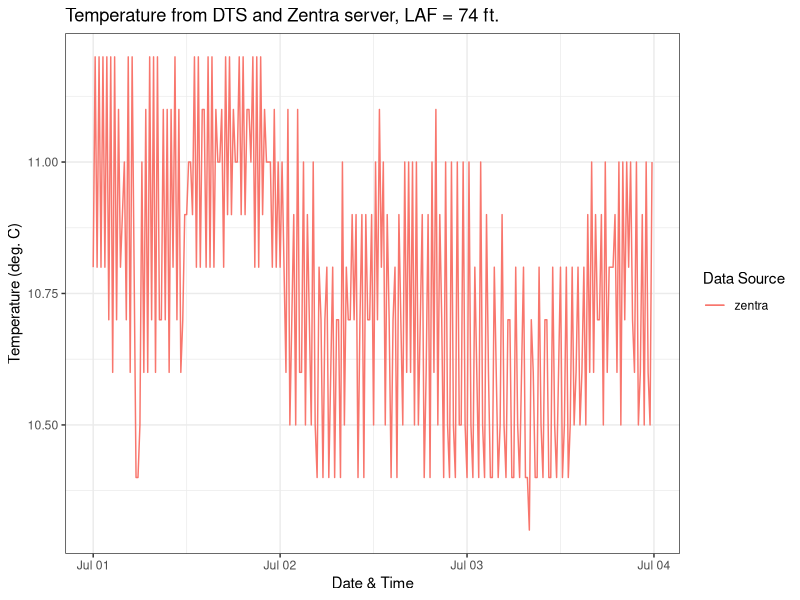

Reproduce this figure in R.
library(tidyverse)
library(lubridate)
data = read_csv("darcy_well/csv_output/channel_0.csv")
# time = as.POSIXct("2026-07-03 18:20:15")
well_data = data %>% 
  # mutate(start_time = as.character(start_time)) %>%
  filter(LAF > 0, start_time == "2026-07-03 18:20:15.293", TMP > 0, TMP < 50)

zentra = read_csv("darcy_well/parish_data.csv")  %>% 
  slice(3:n()) %>%
  rename(datetime = `z6-22205`, temp = Port1...3) %>%
  mutate(datetime = as_datetime(datetime, format = "%m/%d/%Y %I:%M:%S %p"), temp = as.numeric(temp)) %>%
  select(datetime, temp) %>%
  filter(day(datetime) < 04)

graphing_data = data %>% filter(LAF == 74.073, month(start_time) == 07)

ggplot(zentra, aes(x = datetime, y= temp, color = "zentra")) + 
  geom_path() + 
  # geom_smooth(method = loess, se = FALSE) +
  geom_line(data = graphing_data, aes(x = start_time, y = TMP, color = "dts")) + 
  # geom_smooth(data = graphing_data, aes(x = start_time, y = TMP, color = "dts"), method = loess, se = FALSE) + 
  theme_bw() + 
  labs(title = "Temperature from DTS and Zentra server, LAF = 74 ft.", x = "Date & Time", y = "Temperature (deg. C)", color = "Data Source")
